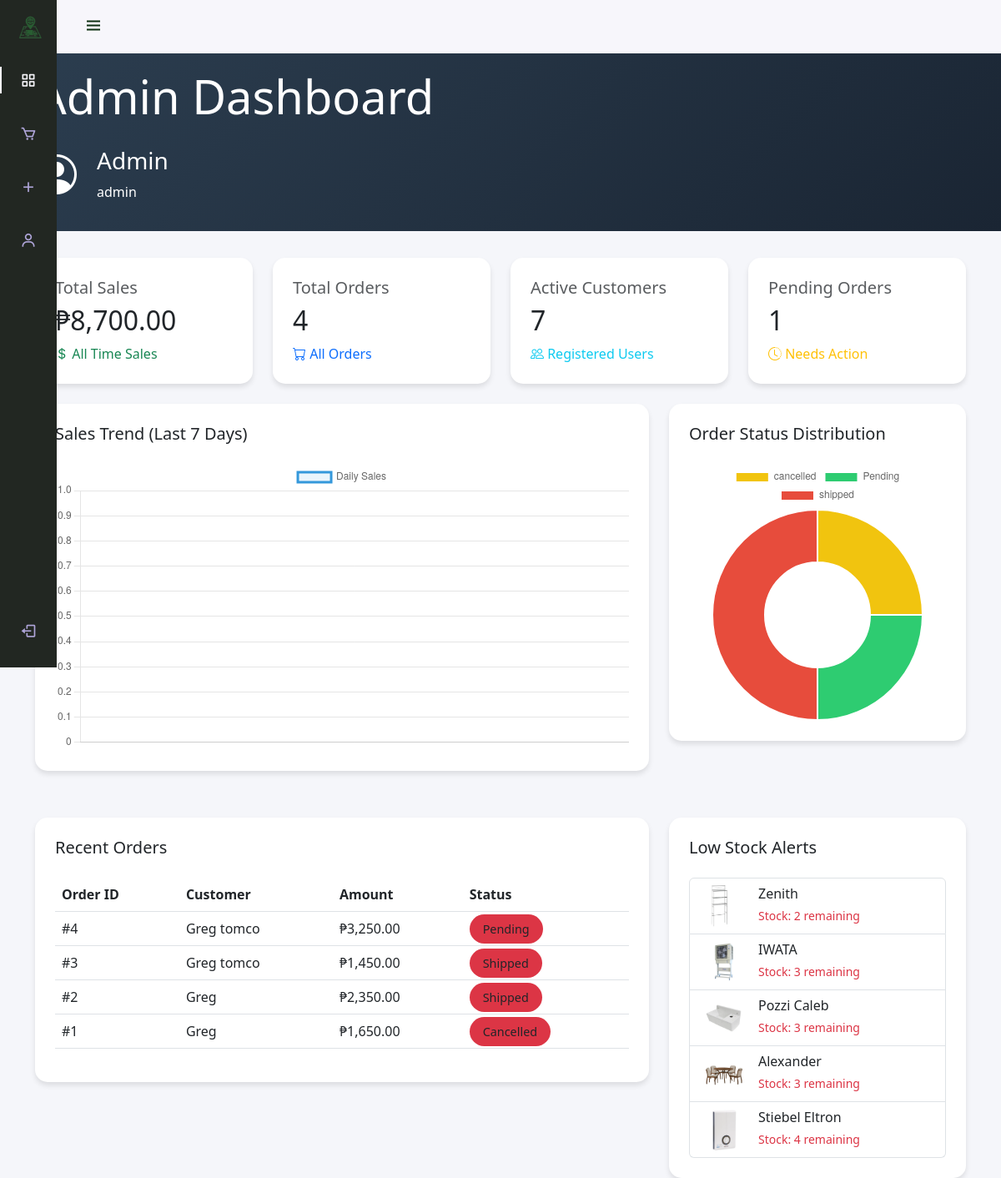
Screenshot of /admindash.php (signed in) with the database file from the repository.
### tables this page shows
CREATE TABLE `orders` (
  `order_id` int(11) NOT NULL,
  `driver_id` int(11) DEFAULT NULL,
  `customer_id` int(11) NOT NULL,
  `order_date` datetime DEFAULT current_timestamp(),
  `order_status` varchar(50) DEFAULT 'pending',
  `payment_method` varchar(50) DEFAULT 'cash_on_delivery',
  `subtotal` decimal(10,2) DEFAULT NULL,
  `shipping_fee` decimal(10,2) DEFAULT NULL,
  `total_amount` decimal(10,2) DEFAULT NULL,
  `delivery_start` datetime DEFAULT NULL
);

CREATE TABLE `customer` (
  `customer_id` int(11) NOT NULL,
  `user_id` int(11) NOT NULL,
  `name` varchar(100) DEFAULT NULL,
  `phone` varchar(20) DEFAULT NULL,
  `email` varchar(100) DEFAULT NULL,
  `province` varchar(100) DEFAULT NULL,
  `municipalities` varchar(100) DEFAULT NULL,
  `barangay` varchar(100) DEFAULT NULL,
  `street` varchar(150) DEFAULT NULL,
  `latitude` decimal(10,7) DEFAULT NULL,
  `longitude` decimal(10,7) DEFAULT NULL
);

CREATE TABLE `products` (
  `product_id` int(11) NOT NULL,
  `name` varchar(100) DEFAULT NULL,
  `description` text DEFAULT NULL,
  `price` decimal(10,2) DEFAULT NULL,
  `stock_quantity` int(11) DEFAULT NULL,
  `category` varchar(100) DEFAULT NULL,
  `product_image` varchar(255) DEFAULT NULL,
  `created_at` datetime DEFAULT current_timestamp()
);

### admindash.php (the view, shortened to what this page needs)
<?php
include 'config.php';
$stats = [
    'total_sales' => $conn->query("SELECT SUM(total_amount) AS total FROM orders")->fetch_assoc()['total'],
    'total_orders' => $conn->query("SELECT COUNT(order_id) AS total FROM orders")->fetch_assoc()['total'],
    'total_customers' => $conn->query("SELECT COUNT(customer_id) AS total FROM customer")->fetch_assoc()['total'],
    'total_drivers' => $conn->query("SELECT COUNT(driver_id) AS total FROM driver")->fetch_assoc()['total'],
    'pending_orders' => $conn->query("SELECT COUNT(order_id) AS total FROM orders WHERE order_status = 'pending'")->fetch_assoc()['total'],
    'low_stock' => $conn->query("SELECT COUNT(product_id) AS total FROM products WHERE stock_quantity < 10")->fetch_assoc()['total']
];
$recent_orders = $conn->query("
    SELECT o.order_id, o.total_amount, o.order_status, c.name AS customer_name
    FROM orders o
    JOIN customer c ON o.customer_id = c.customer_id
    ORDER BY o.order_date DESC LIMIT 5
")->fetch_all(MYSQLI_ASSOC);
$low_stock = $conn->query("
    SELECT name, stock_quantity, product_image
    FROM products
    WHERE stock_quantity < 10
    ORDER BY stock_quantity ASC LIMIT 5
")->fetch_all(MYSQLI_ASSOC);
$sales_trend = $conn->query("
    SELECT
        DATE(order_date) AS date,
        SUM(total_amount) AS daily_sales,
        COUNT(order_id) AS orders_count
    FROM orders
    WHERE order_date >= DATE_SUB(NOW(), INTERVAL 7 DAY)
    GROUP BY DATE(order_date)
    ORDER BY date ASC
")->fetch_all(MYSQLI_ASSOC);
$status_distribution = $conn->query("
    SELECT
        order_status,
        COUNT(order_id) AS count,
        SUM(total_amount) AS total
    FROM orders
    GROUP BY order_status
")->fetch_all(MYSQLI_ASSOC);
include 'includes/header.php';
?>
<!DOCTYPE html>
<html lang="en">
<head>
    <link href="https://cdn.jsdelivr.net/npm/bootstrap@5.3.0/dist/css/bootstrap.min.css" rel="stylesheet">
    <link rel="stylesheet" href="https://cdn.jsdelivr.net/npm/bootstrap-icons@1.11.1/font/bootstrap-icons.css">
</head>
<body>
<?php include 'navs/navadmin.php'; ?>
<div class="dashboard-header">
    <div class="container">
        <h1 class="display-4 mb-4">Admin Dashboard</h1>
        <div class="d-flex align-items-center gap-4">
            <div class="avatar">
                <i class="bi bi-person-circle" style="font-size: 3rem;"></i>
            </div>
            <div>
                <h3><?= htmlspecialchars($_SESSION['name'] ?? 'Admin') ?></h3>
                <p class="mb-0"><?= htmlspecialchars($_SESSION['email']) ?></p>
            </div>
        </div>
    </div>
</div>
    <div class="container">
        <div class="row g-4 mb-4">
            <div class="col-12 col-sm-6 col-xl-3">
                <div class="stat-card">
                    <h5 class="text-muted">Total Sales</h5>
                    <h2>₱<?= number_format($stats['total_sales'], 2) ?></h2>
                    <span class="text-success"><i class="bi bi-currency-dollar"></i> All Time Sales</span>
                </div>
            </div>
            <div class="col-12 col-sm-6 col-xl-3">
                <div class="stat-card">
                    <h5 class="text-muted">Total Orders</h5>
                    <h2><?= number_format($stats['total_orders']) ?></h2>
                    <span class="text-primary"><i class="bi bi-cart"></i> All Orders</span>
                </div>
            </div>
            <div class="col-12 col-sm-6 col-xl-3">
                <div class="stat-card">
                    <h5 class="text-muted">Active Customers</h5>
                    <h2><?= number_format($stats['total_customers']) ?></h2>
                    <span class="text-info"><i class="bi bi-people"></i> Registered Users</span>
                </div>
            </div>
            <div class="col-12 col-sm-6 col-xl-3">
                <div class="stat-card">
                    <h5 class="text-muted">Pending Orders</h5>
                    <h2><?= number_format($stats['pending_orders']) ?></h2>
                    <span class="text-warning"><i class="bi bi-clock-history"></i> Needs Action</span>
                </div>
            </div>
        </div>
        <div class="row g-4 mb-4">
            <div class="col-12 col-lg-8">
                <div class="chart-container">
                    <h5 class="mb-4">Sales Trend (Last 7 Days)</h5>
                    <canvas id="salesChart"></canvas>
                </div>
            </div>
            <div class="col-12 col-lg-4">
                <div class="chart-container">
                    <h5 class="mb-4">Order Status Distribution</h5>
                    <canvas id="statusChart"></canvas>
                </div>
            </div>
        </div>
        <div class="row g-4">
            <div class="col-12 col-lg-8">
                <div class="recent-orders">
                    <h5 class="mb-4">Recent Orders</h5>
                    <div class="table-responsive">
                        <table class="table">
                            <thead>
                                <tr>
                                    <th>Order ID</th>
                                    <th>Customer</th>
                                    <th>Amount</th>
                                    <th>Status</th>
                                </tr>
                            </thead>
                            <tbody>
                                <?php foreach ($recent_orders as $order): ?>
                                <tr>
                                    <td>#<?= $order['order_id'] ?></td>
                                    <td><?= htmlspecialchars($order['customer_name']) ?></td>
                                    <td>₱<?= number_format($order['total_amount'], 2) ?></td>
                                    <td>
                                        <span class="status-badge
                                            <?= $order['order_status'] == 'complete' ? 'bg-success' :
                                               ($order['order_status'] == 'pending' ? 'bg-warning' :
                                               'bg-danger') ?>">
                                            <?= ucfirst($order['order_status']) ?>
                                        </span>
                                    </td>
                                </tr>
                                <?php endforeach; ?>
                            </tbody>
                        </table>
                    </div>
                </div>
            </div>
            <div class="col-12 col-lg-4">
                <div class="recent-orders">
                    <h5 class="mb-4">Low Stock Alerts</h5>
                    <div class="list-group">
                        <?php foreach ($low_stock as $product): ?>
                        <a href="products.php" class="list-group-item list-group-item-action low-stock-item">
                            <div class="d-flex align-items-center">
                                <img src="<?= htmlspecialchars($product['product_image']) ?>"
                                     class="rounded me-3"
                                     style="width: 50px; height: 50px; object-fit: cover;">
                                <div>
                                    <h6 class="mb-1"><?= htmlspecialchars($product['name']) ?></h6>
                                    <small class="text-danger">
                                        Stock: <?= $product['stock_quantity'] ?> remaining
                                    </small>
                                </div>
                            </div>
                        </a>
                        <?php endforeach; ?>
                    </div>
                </div>
            </div>
        </div>
    </div>
    <script>
        // Sales Trend Chart
        const salesCtx = document.getElementById('salesChart').getContext('2d');
        new Chart(salesCtx, {
            type: 'line',
            data: {
                labels: <?= json_encode(array_column($sales_trend, 'date')) ?>,
                datasets: [{
                    label: 'Daily Sales',
                    data: <?= json_encode(array_column($sales_trend, 'daily_sales')) ?>,
                    borderColor: '#3498db',
                    tension: 0.4,
                    fill: true,
                    backgroundColor: 'rgba(52, 152, 219, 0.1)'
                }]
            }
        });
        // Status Distribution Chart
        const statusCtx = document.getElementById('statusChart').getContext('2d');
        new Chart(statusCtx, {
            type: 'doughnut',
            data: {
                labels: <?= json_encode(array_column($status_distribution, 'order_status')) ?>,
                datasets: [{
                    data: <?= json_encode(array_column($status_distribution, 'count')) ?>,
                    backgroundColor: [
                        '#f1c40f', '#2ecc71', '#e74c3c', '#3498db'
                    ]
                }]
            }
        });
    </script>
</body>
</html>

### admindash.php (style rules this page uses)
:root { --primary-color: #2c3e50; --secondary-color: #3498db; --success-color: #27ae60; --warning-color: #f1c40f; --danger-color: #e74c3c; }
body { background-color: #f5f6fa; min-height: 100vh; }
.dashboard-header { background: linear-gradient(135deg, var(--primary-color), #1a2533); color: white; padding: 2rem; margin-bottom: 2rem; margin-top: 50px; }
.stat-card { background: white; border-radius: 15px; padding: 1.5rem; transition: transform 0.3s ease; box-shadow: 0 4px 6px rgba(0,0,0,0.1); }
.chart-container { background: white; border-radius: 15px; padding: 1.5rem; margin-bottom: 2rem; box-shadow: 0 4px 6px rgba(0,0,0,0.1); }
.recent-orders { background: white; border-radius: 15px; padding: 1.5rem; box-shadow: 0 4px 6px rgba(0,0,0,0.1); }
.status-badge { padding: 0.5rem 1rem; border-radius: 20px; font-size: 0.9rem; }
.low-stock-item { transition: all 0.3s ease; }

### rows the page displays
orders: order_id "4", customer.name "Greg tomco", total_amount "3,250.00", order_status "Pending"
orders: order_id "3", customer.name "Greg tomco", total_amount "1,450.00", order_status "Shipped"
orders: order_id "2", customer.name "Greg", total_amount "2,350.00", order_status "Shipped"
orders: order_id "1", customer.name "Greg", total_amount "1,650.00", order_status "Cancelled"
products: product_image (picture), name "Zenith", stock_quantity "2"
products: product_image (picture), name "IWATA", stock_quantity "3"
products: product_image (picture), name "Pozzi Caleb", stock_quantity "3"
products: product_image (picture), name "Alexander", stock_quantity "3"
products: product_image (picture), name "Stiebel Eltron", stock_quantity "4"

### other values shown
$_SESSION['name'] "Admin"
$_SESSION['email'] "admin"
$stats['total_sales'] "8,700.00"
$stats['total_orders'] "4"
$stats['total_customers'] "7"
$stats['pending_orders'] "1"
chart data {{ json_encode(array_column($status_distribution, 'count')) }} ["1","1","2"]
